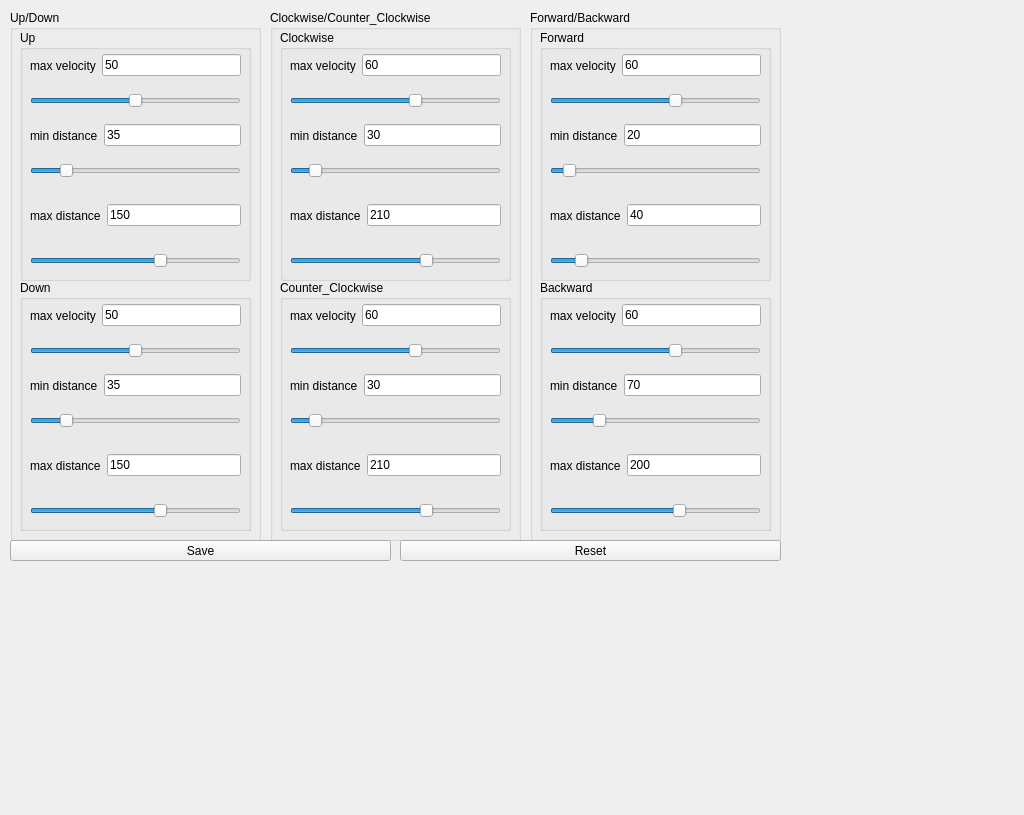
<?xml version="1.0" encoding="UTF-8"?>
<ui version="4.0">
 <class>settings_window</class>
 <widget class="QWidget" name="settings_window">
  <property name="geometry">
   <rect>
    <x>0</x>
    <y>0</y>
    <width>1024</width>
    <height>815</height>
   </rect>
  </property>
  <property name="windowTitle">
   <string>Form</string>
  </property>
  <widget class="QGroupBox" name="gB_up_down">
   <property name="geometry">
    <rect>
     <x>10</x>
     <y>10</y>
     <width>251</width>
     <height>531</height>
    </rect>
   </property>
   <property name="title">
    <string>Up/Down</string>
   </property>
   <widget class="QGroupBox" name="gB_up">
    <property name="geometry">
     <rect>
      <x>10</x>
      <y>20</y>
      <width>231</width>
      <height>251</height>
     </rect>
    </property>
    <property name="title">
     <string>Up</string>
    </property>
    <widget class="QWidget" name="horizontalLayoutWidget_2">
     <property name="geometry">
      <rect>
       <x>10</x>
       <y>20</y>
       <width>211</width>
       <height>31</height>
      </rect>
     </property>
     <layout class="QHBoxLayout" name="l_up_vel">
      <item>
       <widget class="QLabel" name="max_vel_up">
        <property name="text">
         <string>max velocity</string>
        </property>
       </widget>
      </item>
      <item>
       <widget class="QLineEdit" name="e_max_vel_up">
        <property name="enabled">
         <bool>true</bool>
        </property>
        <property name="text">
         <string>50</string>
        </property>
        <property name="readOnly">
         <bool>true</bool>
        </property>
       </widget>
      </item>
     </layout>
    </widget>
    <widget class="QSlider" name="s_max_vel_up">
     <property name="geometry">
      <rect>
       <x>10</x>
       <y>60</y>
       <width>211</width>
       <height>22</height>
      </rect>
     </property>
     <property name="maximum">
      <number>100</number>
     </property>
     <property name="value">
      <number>50</number>
     </property>
     <property name="orientation">
      <enum>Qt::Horizontal</enum>
     </property>
    </widget>
    <widget class="QWidget" name="horizontalLayoutWidget_4">
     <property name="geometry">
      <rect>
       <x>10</x>
       <y>90</y>
       <width>211</width>
       <height>31</height>
      </rect>
     </property>
     <layout class="QHBoxLayout" name="l_up_min_dis">
      <item>
       <widget class="QLabel" name="min_dis_up">
        <property name="text">
         <string>min distance</string>
        </property>
       </widget>
      </item>
      <item>
       <widget class="QLineEdit" name="e_min_dis_up">
        <property name="text">
         <string>35</string>
        </property>
        <property name="readOnly">
         <bool>true</bool>
        </property>
       </widget>
      </item>
     </layout>
    </widget>
    <widget class="QWidget" name="horizontalLayoutWidget_5">
     <property name="geometry">
      <rect>
       <x>10</x>
       <y>170</y>
       <width>211</width>
       <height>31</height>
      </rect>
     </property>
     <layout class="QHBoxLayout" name="l_up_max_dis">
      <item>
       <widget class="QLabel" name="max_dis_up">
        <property name="text">
         <string>max distance</string>
        </property>
       </widget>
      </item>
      <item>
       <widget class="QLineEdit" name="e_max_dis_up">
        <property name="text">
         <string>150</string>
        </property>
        <property name="readOnly">
         <bool>true</bool>
        </property>
       </widget>
      </item>
     </layout>
    </widget>
    <widget class="QSlider" name="s_min_dis_up">
     <property name="geometry">
      <rect>
       <x>10</x>
       <y>130</y>
       <width>211</width>
       <height>22</height>
      </rect>
     </property>
     <property name="maximum">
      <number>240</number>
     </property>
     <property name="value">
      <number>35</number>
     </property>
     <property name="orientation">
      <enum>Qt::Horizontal</enum>
     </property>
    </widget>
    <widget class="QSlider" name="s_max_dis_up">
     <property name="geometry">
      <rect>
       <x>10</x>
       <y>220</y>
       <width>211</width>
       <height>22</height>
      </rect>
     </property>
     <property name="maximum">
      <number>240</number>
     </property>
     <property name="value">
      <number>150</number>
     </property>
     <property name="orientation">
      <enum>Qt::Horizontal</enum>
     </property>
    </widget>
   </widget>
   <widget class="QGroupBox" name="gB_down">
    <property name="geometry">
     <rect>
      <x>10</x>
      <y>270</y>
      <width>231</width>
      <height>251</height>
     </rect>
    </property>
    <property name="title">
     <string>Down</string>
    </property>
    <widget class="QWidget" name="horizontalLayoutWidget_8">
     <property name="geometry">
      <rect>
       <x>10</x>
       <y>20</y>
       <width>211</width>
       <height>31</height>
      </rect>
     </property>
     <layout class="QHBoxLayout" name="l_down_max_vel">
      <item>
       <widget class="QLabel" name="max_vel_down">
        <property name="text">
         <string>max velocity</string>
        </property>
       </widget>
      </item>
      <item>
       <widget class="QLineEdit" name="e_max_vel_down">
        <property name="text">
         <string>50</string>
        </property>
        <property name="readOnly">
         <bool>true</bool>
        </property>
       </widget>
      </item>
     </layout>
    </widget>
    <widget class="QSlider" name="s_max_vel_down">
     <property name="geometry">
      <rect>
       <x>10</x>
       <y>60</y>
       <width>211</width>
       <height>22</height>
      </rect>
     </property>
     <property name="maximum">
      <number>100</number>
     </property>
     <property name="value">
      <number>50</number>
     </property>
     <property name="orientation">
      <enum>Qt::Horizontal</enum>
     </property>
    </widget>
    <widget class="QWidget" name="horizontalLayoutWidget_9">
     <property name="geometry">
      <rect>
       <x>10</x>
       <y>90</y>
       <width>211</width>
       <height>31</height>
      </rect>
     </property>
     <layout class="QHBoxLayout" name="l_down_min_dis">
      <item>
       <widget class="QLabel" name="min_dis_down">
        <property name="text">
         <string>min distance</string>
        </property>
       </widget>
      </item>
      <item>
       <widget class="QLineEdit" name="e_min_dis_down">
        <property name="text">
         <string>35</string>
        </property>
        <property name="readOnly">
         <bool>true</bool>
        </property>
       </widget>
      </item>
     </layout>
    </widget>
    <widget class="QWidget" name="horizontalLayoutWidget_10">
     <property name="geometry">
      <rect>
       <x>10</x>
       <y>170</y>
       <width>211</width>
       <height>31</height>
      </rect>
     </property>
     <layout class="QHBoxLayout" name="l_down_max_dis">
      <item>
       <widget class="QLabel" name="max_dis_down">
        <property name="text">
         <string>max distance</string>
        </property>
       </widget>
      </item>
      <item>
       <widget class="QLineEdit" name="e_max_dis_down">
        <property name="text">
         <string>150</string>
        </property>
        <property name="readOnly">
         <bool>true</bool>
        </property>
       </widget>
      </item>
     </layout>
    </widget>
    <widget class="QSlider" name="s_min_dis_down">
     <property name="geometry">
      <rect>
       <x>10</x>
       <y>130</y>
       <width>211</width>
       <height>22</height>
      </rect>
     </property>
     <property name="maximum">
      <number>240</number>
     </property>
     <property name="value">
      <number>35</number>
     </property>
     <property name="orientation">
      <enum>Qt::Horizontal</enum>
     </property>
    </widget>
    <widget class="QSlider" name="s_max_dis_down">
     <property name="geometry">
      <rect>
       <x>10</x>
       <y>220</y>
       <width>211</width>
       <height>22</height>
      </rect>
     </property>
     <property name="maximum">
      <number>240</number>
     </property>
     <property name="value">
      <number>150</number>
     </property>
     <property name="orientation">
      <enum>Qt::Horizontal</enum>
     </property>
    </widget>
   </widget>
  </widget>
  <widget class="QGroupBox" name="gB_clockwise_counter_clockwise">
   <property name="geometry">
    <rect>
     <x>270</x>
     <y>10</y>
     <width>251</width>
     <height>531</height>
    </rect>
   </property>
   <property name="title">
    <string>Clockwise/Counter_Clockwise</string>
   </property>
   <widget class="QGroupBox" name="gB_clockwise">
    <property name="geometry">
     <rect>
      <x>10</x>
      <y>20</y>
      <width>231</width>
      <height>251</height>
     </rect>
    </property>
    <property name="title">
     <string>Clockwise</string>
    </property>
    <widget class="QWidget" name="horizontalLayoutWidget_3">
     <property name="geometry">
      <rect>
       <x>10</x>
       <y>20</y>
       <width>211</width>
       <height>31</height>
      </rect>
     </property>
     <layout class="QHBoxLayout" name="l_clockwise_vel">
      <item>
       <widget class="QLabel" name="max_vel_clockwise">
        <property name="text">
         <string>max velocity</string>
        </property>
       </widget>
      </item>
      <item>
       <widget class="QLineEdit" name="e_max_vel_clockwise">
        <property name="text">
         <string>60</string>
        </property>
        <property name="readOnly">
         <bool>true</bool>
        </property>
       </widget>
      </item>
     </layout>
    </widget>
    <widget class="QSlider" name="s_max_vel_clockwise">
     <property name="geometry">
      <rect>
       <x>10</x>
       <y>60</y>
       <width>211</width>
       <height>22</height>
      </rect>
     </property>
     <property name="maximum">
      <number>100</number>
     </property>
     <property name="value">
      <number>60</number>
     </property>
     <property name="orientation">
      <enum>Qt::Horizontal</enum>
     </property>
    </widget>
    <widget class="QWidget" name="horizontalLayoutWidget_6">
     <property name="geometry">
      <rect>
       <x>10</x>
       <y>90</y>
       <width>211</width>
       <height>31</height>
      </rect>
     </property>
     <layout class="QHBoxLayout" name="l_clockwise_min_dis">
      <item>
       <widget class="QLabel" name="min_dis_clockwise">
        <property name="text">
         <string>min distance</string>
        </property>
       </widget>
      </item>
      <item>
       <widget class="QLineEdit" name="e_min_dis_clockwise">
        <property name="text">
         <string>30</string>
        </property>
        <property name="readOnly">
         <bool>true</bool>
        </property>
       </widget>
      </item>
     </layout>
    </widget>
    <widget class="QWidget" name="horizontalLayoutWidget_7">
     <property name="geometry">
      <rect>
       <x>10</x>
       <y>170</y>
       <width>211</width>
       <height>31</height>
      </rect>
     </property>
     <layout class="QHBoxLayout" name="l_clockwise_max_dis">
      <item>
       <widget class="QLabel" name="max_dis_clockwise">
        <property name="text">
         <string>max distance</string>
        </property>
       </widget>
      </item>
      <item>
       <widget class="QLineEdit" name="e_max_dis_clockwise">
        <property name="text">
         <string>210</string>
        </property>
        <property name="readOnly">
         <bool>true</bool>
        </property>
       </widget>
      </item>
     </layout>
    </widget>
    <widget class="QSlider" name="s_min_dis_clockwise">
     <property name="geometry">
      <rect>
       <x>10</x>
       <y>130</y>
       <width>211</width>
       <height>22</height>
      </rect>
     </property>
     <property name="maximum">
      <number>320</number>
     </property>
     <property name="value">
      <number>30</number>
     </property>
     <property name="orientation">
      <enum>Qt::Horizontal</enum>
     </property>
    </widget>
    <widget class="QSlider" name="s_max_dis_clockwise">
     <property name="geometry">
      <rect>
       <x>10</x>
       <y>220</y>
       <width>211</width>
       <height>22</height>
      </rect>
     </property>
     <property name="maximum">
      <number>320</number>
     </property>
     <property name="value">
      <number>210</number>
     </property>
     <property name="orientation">
      <enum>Qt::Horizontal</enum>
     </property>
    </widget>
   </widget>
   <widget class="QGroupBox" name="gB_counter_clockwise">
    <property name="geometry">
     <rect>
      <x>10</x>
      <y>270</y>
      <width>231</width>
      <height>251</height>
     </rect>
    </property>
    <property name="title">
     <string>Counter_Clockwise</string>
    </property>
    <widget class="QWidget" name="horizontalLayoutWidget_11">
     <property name="geometry">
      <rect>
       <x>10</x>
       <y>20</y>
       <width>211</width>
       <height>31</height>
      </rect>
     </property>
     <layout class="QHBoxLayout" name="l_counter_clockwise_max_vel">
      <item>
       <widget class="QLabel" name="max_vel_counter_clockwise">
        <property name="text">
         <string>max velocity</string>
        </property>
       </widget>
      </item>
      <item>
       <widget class="QLineEdit" name="e_max_vel_counter_clockwise">
        <property name="text">
         <string>60</string>
        </property>
        <property name="readOnly">
         <bool>true</bool>
        </property>
       </widget>
      </item>
     </layout>
    </widget>
    <widget class="QSlider" name="s_max_vel_counter_clockwise">
     <property name="geometry">
      <rect>
       <x>10</x>
       <y>60</y>
       <width>211</width>
       <height>22</height>
      </rect>
     </property>
     <property name="maximum">
      <number>100</number>
     </property>
     <property name="value">
      <number>60</number>
     </property>
     <property name="orientation">
      <enum>Qt::Horizontal</enum>
     </property>
    </widget>
    <widget class="QWidget" name="horizontalLayoutWidget_12">
     <property name="geometry">
      <rect>
       <x>10</x>
       <y>90</y>
       <width>211</width>
       <height>31</height>
      </rect>
     </property>
     <layout class="QHBoxLayout" name="l_counter_clockwise_min_dis">
      <item>
       <widget class="QLabel" name="min_dis_counter_clockwise">
        <property name="text">
         <string>min distance</string>
        </property>
       </widget>
      </item>
      <item>
       <widget class="QLineEdit" name="e_min_dis_counter_clockwise">
        <property name="text">
         <string>30</string>
        </property>
        <property name="readOnly">
         <bool>true</bool>
        </property>
       </widget>
      </item>
     </layout>
    </widget>
    <widget class="QWidget" name="horizontalLayoutWidget_13">
     <property name="geometry">
      <rect>
       <x>10</x>
       <y>170</y>
       <width>211</width>
       <height>31</height>
      </rect>
     </property>
     <layout class="QHBoxLayout" name="l_counter_clockwise_max_dis">
      <item>
       <widget class="QLabel" name="max_dis_counter_clockwise">
        <property name="text">
         <string>max distance</string>
        </property>
       </widget>
      </item>
      <item>
       <widget class="QLineEdit" name="e_max_dis_counter_clockwise">
        <property name="text">
         <string>210</string>
        </property>
        <property name="readOnly">
         <bool>true</bool>
        </property>
       </widget>
      </item>
     </layout>
    </widget>
    <widget class="QSlider" name="s_min_dis_counter_clockwise">
     <property name="geometry">
      <rect>
       <x>10</x>
       <y>130</y>
       <width>211</width>
       <height>22</height>
      </rect>
     </property>
     <property name="maximum">
      <number>320</number>
     </property>
     <property name="value">
      <number>30</number>
     </property>
     <property name="orientation">
      <enum>Qt::Horizontal</enum>
     </property>
    </widget>
    <widget class="QSlider" name="s_max_dis_counter_clockwise">
     <property name="geometry">
      <rect>
       <x>10</x>
       <y>220</y>
       <width>211</width>
       <height>22</height>
      </rect>
     </property>
     <property name="maximum">
      <number>320</number>
     </property>
     <property name="value">
      <number>210</number>
     </property>
     <property name="orientation">
      <enum>Qt::Horizontal</enum>
     </property>
    </widget>
   </widget>
  </widget>
  <widget class="QGroupBox" name="gB_forward_backward">
   <property name="geometry">
    <rect>
     <x>530</x>
     <y>10</y>
     <width>251</width>
     <height>531</height>
    </rect>
   </property>
   <property name="title">
    <string>Forward/Backward</string>
   </property>
   <widget class="QGroupBox" name="gB_forward">
    <property name="geometry">
     <rect>
      <x>10</x>
      <y>20</y>
      <width>231</width>
      <height>251</height>
     </rect>
    </property>
    <property name="title">
     <string>Forward</string>
    </property>
    <widget class="QWidget" name="horizontalLayoutWidget_14">
     <property name="geometry">
      <rect>
       <x>10</x>
       <y>20</y>
       <width>211</width>
       <height>31</height>
      </rect>
     </property>
     <layout class="QHBoxLayout" name="l_forward_vel">
      <item>
       <widget class="QLabel" name="max_vel_forward">
        <property name="text">
         <string>max velocity</string>
        </property>
       </widget>
      </item>
      <item>
       <widget class="QLineEdit" name="e_max_vel_forward">
        <property name="text">
         <string>60</string>
        </property>
        <property name="readOnly">
         <bool>true</bool>
        </property>
       </widget>
      </item>
     </layout>
    </widget>
    <widget class="QSlider" name="s_max_vel_forward">
     <property name="geometry">
      <rect>
       <x>10</x>
       <y>60</y>
       <width>211</width>
       <height>22</height>
      </rect>
     </property>
     <property name="maximum">
      <number>100</number>
     </property>
     <property name="value">
      <number>60</number>
     </property>
     <property name="orientation">
      <enum>Qt::Horizontal</enum>
     </property>
    </widget>
    <widget class="QWidget" name="horizontalLayoutWidget_15">
     <property name="geometry">
      <rect>
       <x>10</x>
       <y>90</y>
       <width>211</width>
       <height>31</height>
      </rect>
     </property>
     <layout class="QHBoxLayout" name="l_forward_min_dis">
      <item>
       <widget class="QLabel" name="min_dis_forward">
        <property name="text">
         <string>min distance</string>
        </property>
       </widget>
      </item>
      <item>
       <widget class="QLineEdit" name="e_min_dis_forward">
        <property name="text">
         <string>20</string>
        </property>
        <property name="readOnly">
         <bool>true</bool>
        </property>
       </widget>
      </item>
     </layout>
    </widget>
    <widget class="QWidget" name="horizontalLayoutWidget_16">
     <property name="geometry">
      <rect>
       <x>10</x>
       <y>170</y>
       <width>211</width>
       <height>31</height>
      </rect>
     </property>
     <layout class="QHBoxLayout" name="l_forward_max_dis">
      <item>
       <widget class="QLabel" name="max_dis_forward">
        <property name="text">
         <string>max distance</string>
        </property>
       </widget>
      </item>
      <item>
       <widget class="QLineEdit" name="e_max_dis_forward">
        <property name="text">
         <string>40</string>
        </property>
        <property name="readOnly">
         <bool>true</bool>
        </property>
       </widget>
      </item>
     </layout>
    </widget>
    <widget class="QSlider" name="s_min_dis_forward">
     <property name="geometry">
      <rect>
       <x>10</x>
       <y>130</y>
       <width>211</width>
       <height>22</height>
      </rect>
     </property>
     <property name="minimum">
      <number>1</number>
     </property>
     <property name="maximum">
      <number>320</number>
     </property>
     <property name="value">
      <number>20</number>
     </property>
     <property name="orientation">
      <enum>Qt::Horizontal</enum>
     </property>
    </widget>
    <widget class="QSlider" name="s_max_dis_forward">
     <property name="geometry">
      <rect>
       <x>10</x>
       <y>220</y>
       <width>211</width>
       <height>22</height>
      </rect>
     </property>
     <property name="minimum">
      <number>1</number>
     </property>
     <property name="maximum">
      <number>320</number>
     </property>
     <property name="value">
      <number>40</number>
     </property>
     <property name="orientation">
      <enum>Qt::Horizontal</enum>
     </property>
    </widget>
   </widget>
   <widget class="QGroupBox" name="gB_backward">
    <property name="geometry">
     <rect>
      <x>10</x>
      <y>270</y>
      <width>231</width>
      <height>251</height>
     </rect>
    </property>
    <property name="title">
     <string>Backward</string>
    </property>
    <widget class="QWidget" name="horizontalLayoutWidget_17">
     <property name="geometry">
      <rect>
       <x>10</x>
       <y>20</y>
       <width>211</width>
       <height>31</height>
      </rect>
     </property>
     <layout class="QHBoxLayout" name="l_backward_max_vel">
      <item>
       <widget class="QLabel" name="max_vel_backward">
        <property name="text">
         <string>max velocity</string>
        </property>
       </widget>
      </item>
      <item>
       <widget class="QLineEdit" name="e_max_vel_backward">
        <property name="text">
         <string>60</string>
        </property>
        <property name="readOnly">
         <bool>true</bool>
        </property>
       </widget>
      </item>
     </layout>
    </widget>
    <widget class="QSlider" name="s_max_vel_backward">
     <property name="geometry">
      <rect>
       <x>10</x>
       <y>60</y>
       <width>211</width>
       <height>22</height>
      </rect>
     </property>
     <property name="minimum">
      <number>0</number>
     </property>
     <property name="maximum">
      <number>100</number>
     </property>
     <property name="value">
      <number>60</number>
     </property>
     <property name="orientation">
      <enum>Qt::Horizontal</enum>
     </property>
    </widget>
    <widget class="QWidget" name="horizontalLayoutWidget_18">
     <property name="geometry">
      <rect>
       <x>10</x>
       <y>90</y>
       <width>211</width>
       <height>31</height>
      </rect>
     </property>
     <layout class="QHBoxLayout" name="l_backward_min_dis">
      <item>
       <widget class="QLabel" name="min_dis_backward">
        <property name="text">
         <string>min distance</string>
        </property>
       </widget>
      </item>
      <item>
       <widget class="QLineEdit" name="e_min_dis_backward">
        <property name="text">
         <string>70</string>
        </property>
        <property name="readOnly">
         <bool>true</bool>
        </property>
       </widget>
      </item>
     </layout>
    </widget>
    <widget class="QWidget" name="horizontalLayoutWidget_19">
     <property name="geometry">
      <rect>
       <x>10</x>
       <y>170</y>
       <width>211</width>
       <height>31</height>
      </rect>
     </property>
     <layout class="QHBoxLayout" name="l_backward_max_dis">
      <item>
       <widget class="QLabel" name="max_dis_backward">
        <property name="text">
         <string>max distance</string>
        </property>
       </widget>
      </item>
      <item>
       <widget class="QLineEdit" name="e_max_dis_backward">
        <property name="text">
         <string>200</string>
        </property>
        <property name="readOnly">
         <bool>true</bool>
        </property>
       </widget>
      </item>
     </layout>
    </widget>
    <widget class="QSlider" name="s_min_dis_backward">
     <property name="geometry">
      <rect>
       <x>10</x>
       <y>130</y>
       <width>211</width>
       <height>22</height>
      </rect>
     </property>
     <property name="minimum">
      <number>1</number>
     </property>
     <property name="maximum">
      <number>320</number>
     </property>
     <property name="value">
      <number>70</number>
     </property>
     <property name="orientation">
      <enum>Qt::Horizontal</enum>
     </property>
    </widget>
    <widget class="QSlider" name="s_max_dis_backward">
     <property name="geometry">
      <rect>
       <x>10</x>
       <y>220</y>
       <width>211</width>
       <height>22</height>
      </rect>
     </property>
     <property name="minimum">
      <number>1</number>
     </property>
     <property name="maximum">
      <number>320</number>
     </property>
     <property name="value">
      <number>200</number>
     </property>
     <property name="orientation">
      <enum>Qt::Horizontal</enum>
     </property>
    </widget>
   </widget>
  </widget>
  <widget class="QPushButton" name="b_save">
   <property name="geometry">
    <rect>
     <x>10</x>
     <y>540</y>
     <width>381</width>
     <height>21</height>
    </rect>
   </property>
   <property name="text">
    <string>Save</string>
   </property>
  </widget>
  <widget class="QPushButton" name="b_reset">
   <property name="geometry">
    <rect>
     <x>400</x>
     <y>540</y>
     <width>381</width>
     <height>21</height>
    </rect>
   </property>
   <property name="text">
    <string>Reset</string>
   </property>
  </widget>
 </widget>
 <resources/>
 <connections/>
</ui>
